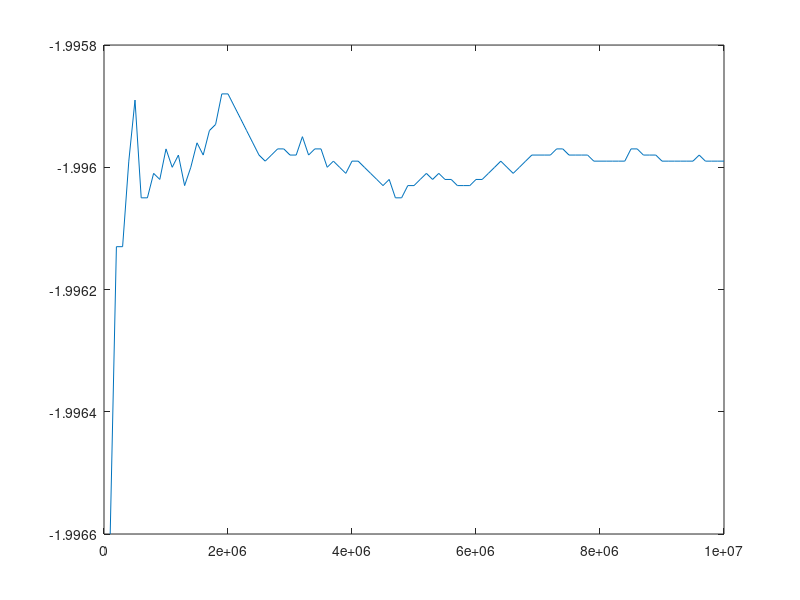

Write the MATLAB code that produced this figure.
mc = [100000, 200000, 300000, 400000, 500000, 600000, 700000, 800000, 900000, 1e+06, 1.1e+06, 1.2e+06, 1.3e+06, 1.4e+06, 1.5e+06, 1.6e+06, 1.7e+06, 1.8e+06, 1.9e+06, 2e+06, 2.1e+06, 2.2e+06, 2.3e+06, 2.4e+06, 2.5e+06, 2.6e+06, 2.7e+06, 2.8e+06, 2.9e+06, 3e+06, 3.1e+06, 3.2e+06, 3.3e+06, 3.4e+06, 3.5e+06, 3.6e+06, 3.7e+06, 3.8e+06, 3.9e+06, 4e+06, 4.1e+06, 4.2e+06, 4.3e+06, 4.4e+06, 4.5e+06, 4.6e+06, 4.7e+06, 4.8e+06, 4.9e+06, 5e+06, 5.1e+06, 5.2e+06, 5.3e+06, 5.4e+06, 5.5e+06, 5.6e+06, 5.7e+06, 5.8e+06, 5.9e+06, 6e+06, 6.1e+06, 6.2e+06, 6.3e+06, 6.4e+06, 6.5e+06, 6.6e+06, 6.7e+06, 6.8e+06, 6.9e+06, 7e+06, 7.1e+06, 7.2e+06, 7.3e+06, 7.4e+06, 7.5e+06, 7.6e+06, 7.7e+06, 7.8e+06, 7.9e+06, 8e+06, 8.1e+06, 8.2e+06, 8.3e+06, 8.4e+06, 8.5e+06, 8.6e+06, 8.7e+06, 8.8e+06, 8.9e+06, 9e+06, 9.1e+06, 9.2e+06, 9.3e+06, 9.4e+06, 9.5e+06, 9.6e+06, 9.7e+06, 9.8e+06, 9.9e+06, 1e+07, ];
M_var = [0.00361452, 0.00401308, 0.00398647, 0.00410268, 0.00414043, 0.00403624, 0.0040486, 0.00410271, 0.00408942, 0.00414057, 0.00409906, 0.00410681, 0.0040252, 0.0040756, 0.00409863, 0.0040646, 0.00412136, 0.00411089, 0.00415659, 0.00415738, 0.00414006, 0.00411615, 0.00410563, 0.00410595, 0.00408749, 0.00407811, 0.00408823, 0.00408945, 0.00407958, 0.00407104, 0.00406369, 0.00408202, 0.00405758, 0.00407826, 0.00407526, 0.00404335, 0.00404899, 0.00403229, 0.00401543, 0.00404178, 0.00403498, 0.00401928, 0.00400754, 0.00399929, 0.00398828, 0.0039849, 0.00396387, 0.00394807, 0.00397033, 0.00397876, 0.00398979, 0.0039979, 0.00398878, 0.00400271, 0.00399818, 0.00399186, 0.00398576, 0.00397814, 0.00398667, 0.0039921, 0.00398999, 0.00400596, 0.00402584, 0.00402797, 0.00402406, 0.00400093, 0.00402283, 0.00402781, 0.00403408, 0.00403692, 0.00403784, 0.00403542, 0.00403838, 0.00403291, 0.00403438, 0.00402793, 0.0040307, 0.0040297, 0.00402382, 0.00401384, 0.00401641, 0.0040087, 0.00401127, 0.00401568, 0.00403558, 0.00403172, 0.00402314, 0.0040169, 0.00401025, 0.00400452, 0.00401305, 0.00401467, 0.00401788, 0.00400881, 0.00401682, 0.00401844, 0.00401582, 0.00401335, 0.00401576, 0.00402271, ];
E_var = [0.0271538, 0.0309001, 0.0308735, 0.0319758, 0.0327965, 0.031511, 0.0315034, 0.0318563, 0.0317766, 0.032175, 0.0319505, 0.0321219, 0.0316663, 0.031936, 0.0322228, 0.0320854, 0.0324516, 0.0324672, 0.0328586, 0.0328523, 0.0327176, 0.0325951, 0.0323933, 0.0322481, 0.0320826, 0.0319973, 0.0321308, 0.032175, 0.0321723, 0.0321166, 0.0321211, 0.0323045, 0.0321147, 0.0322125, 0.0321637, 0.0319581, 0.0320135, 0.0319654, 0.0318543, 0.0320436, 0.0320526, 0.0319132, 0.0318211, 0.0317368, 0.0317129, 0.031742, 0.0315766, 0.0314977, 0.0316986, 0.0317225, 0.0317923, 0.0318563, 0.0318097, 0.0318534, 0.0318172, 0.0317767, 0.0317291, 0.0316887, 0.0317415, 0.0317634, 0.0317453, 0.0318306, 0.0319613, 0.0320008, 0.0319802, 0.0318394, 0.0319622, 0.032018, 0.0321023, 0.0320977, 0.0321044, 0.0320909, 0.0321565, 0.0321449, 0.0321017, 0.0320849, 0.032114, 0.0321383, 0.0320591, 0.0319918, 0.0320344, 0.0319943, 0.0320128, 0.0320498, 0.0321835, 0.0321695, 0.0321174, 0.0320899, 0.0320649, 0.0320263, 0.0320411, 0.0320469, 0.0320423, 0.0319903, 0.0320484, 0.0320705, 0.0320395, 0.0320157, 0.0320068, 0.0320428, ];
MeanM = [0.99883, 0.998685, 0.99869, 0.998648, 0.998624, 0.998668, 0.998666, 0.99865, 0.998654, 0.998637, 0.998649, 0.998644, 0.998667, 0.998653, 0.998643, 0.998652, 0.998634, 0.998636, 0.99862, 0.99862, 0.998626, 0.998632, 0.998638, 0.998641, 0.998648, 0.998651, 0.998647, 0.998646, 0.998647, 0.99865, 0.998651, 0.998644, 0.998652, 0.998647, 0.998648, 0.998658, 0.998656, 0.998659, 0.998665, 0.998656, 0.998657, 0.998663, 0.998667, 0.99867, 0.998672, 0.998672, 0.998679, 0.998683, 0.998675, 0.998673, 0.99867, 0.998668, 0.99867, 0.998667, 0.998668, 0.99867, 0.998672, 0.998674, 0.998672, 0.998671, 0.998671, 0.998667, 0.998661, 0.99866, 0.998661, 0.998668, 0.998661, 0.998659, 0.998656, 0.998656, 0.998656, 0.998656, 0.998655, 0.998656, 0.998656, 0.998658, 0.998657, 0.998656, 0.998659, 0.998662, 0.998661, 0.998663, 0.998662, 0.998661, 0.998654, 0.998655, 0.998658, 0.99866, 0.998661, 0.998663, 0.998661, 0.998661, 0.99866, 0.998663, 0.99866, 0.99866, 0.998661, 0.998662, 0.998661, 0.99866, ];
Probability = [0, -8, -8, -8, -8, -8, -8, -8, -8, -8, -8, -8, -8, -8, -8, -8, -8, -8, -8, -8, -8, -8, -8, -8, -8, -8, -8, -8, -8, -8, -8, -8, -8, -8, -8, -8, -8, -8, -8, -8, -8, -8, -8, -8, -8, -8, -8, -8, -8, -8, -8, -8, -8, -8, -8, -8, -8, -8, -8, -8, -8, -8, -8, -8, -8, -8, -8, -8, -8, -8, -8, -8, -8, -8, -8, -8, -8, -8, -8, -8, -8, -8, -8, -8, -8, -8, -8, -8, -8, -8, -8, -8, -8, -8, -8, -8, -8, -8, -8, -8, ];
E_avg = [-1.9966, -1.99613, -1.99613, -1.99599, -1.99589, -1.99605, -1.99605, -1.99601, -1.99602, -1.99597, -1.996, -1.99598, -1.99603, -1.996, -1.99596, -1.99598, -1.99594, -1.99593, -1.99588, -1.99588, -1.9959, -1.99592, -1.99594, -1.99596, -1.99598, -1.99599, -1.99598, -1.99597, -1.99597, -1.99598, -1.99598, -1.99595, -1.99598, -1.99597, -1.99597, -1.996, -1.99599, -1.996, -1.99601, -1.99599, -1.99599, -1.996, -1.99601, -1.99602, -1.99603, -1.99602, -1.99605, -1.99605, -1.99603, -1.99603, -1.99602, -1.99601, -1.99602, -1.99601, -1.99602, -1.99602, -1.99603, -1.99603, -1.99603, -1.99602, -1.99602, -1.99601, -1.996, -1.99599, -1.996, -1.99601, -1.996, -1.99599, -1.99598, -1.99598, -1.99598, -1.99598, -1.99597, -1.99597, -1.99598, -1.99598, -1.99598, -1.99598, -1.99599, -1.99599, -1.99599, -1.99599, -1.99599, -1.99599, -1.99597, -1.99597, -1.99598, -1.99598, -1.99598, -1.99599, -1.99599, -1.99599, -1.99599, -1.99599, -1.99599, -1.99598, -1.99599, -1.99599, -1.99599, -1.99599, ];
accepted_tot = [0.00681, 0.00434, 0.00260667, 0.00224, 0.001796, 0.0011, 0.00122, 0.0010675, 0.00088, 0.00089, 0.000687273, 0.000731667, 0.000518462, 0.000612857, 0.000574667, 0.00048375, 0.000557647, 0.000448889, 0.000507368, 0.000408, 0.000358095, 0.000348182, 0.000309565, 0.000326667, 0.0002856, 0.000286923, 0.000312593, 0.000301429, 0.000281379, 0.000256667, 0.000263871, 0.000285, 0.00019697, 0.000260588, 0.000216, 0.000184444, 0.000231892, 0.000202105, 0.000190769, 0.0002425, 0.000197561, 0.00015619, 0.000165581, 0.000167273, 0.000180889, 0.000172174, 0.000137021, 0.0001425, 0.000195918, 0.000172, 0.000170196, 0.000166538, 0.000133585, 0.000155185, 0.000135636, 0.000132857, 0.000127018, 0.00012931, 0.000149831, 0.000136, 0.000133115, 0.000149355, 0.000167937, 0.000136562, 0.000121538, 8.72727e-05, 0.000145672, 0.000125, 0.000138551, 0.000121429, 0.00011831, 0.000105556, 0.000121096, 0.000106216, 9.76e-05, 9.76316e-05, 0.000107792, 0.000106154, 8.88608e-05, 8.325e-05, 0.000106173, 8.92683e-05, 9.87952e-05, 0.000101905, 0.000125176, 8.7907e-05, 8.04598e-05, 8.52273e-05, 8.29213e-05, 7.88889e-05, 9.45055e-05, 8.56522e-05, 8.47312e-05, 7.3617e-05, 9.72632e-05, 8.64583e-05, 7.42268e-05, 7.38776e-05, 7.93939e-05, 8.64e-05, ];
plot(mc, E_avg)
